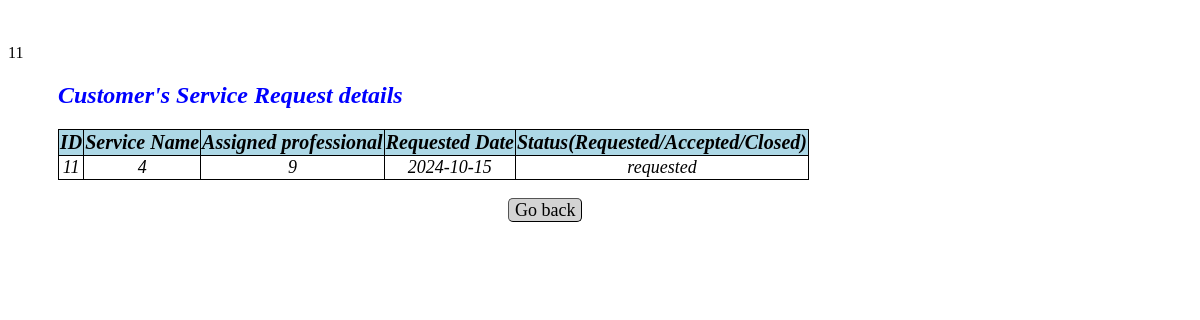
Before: /viewcustomerservicerequests/11 (signed in) with the older database file.
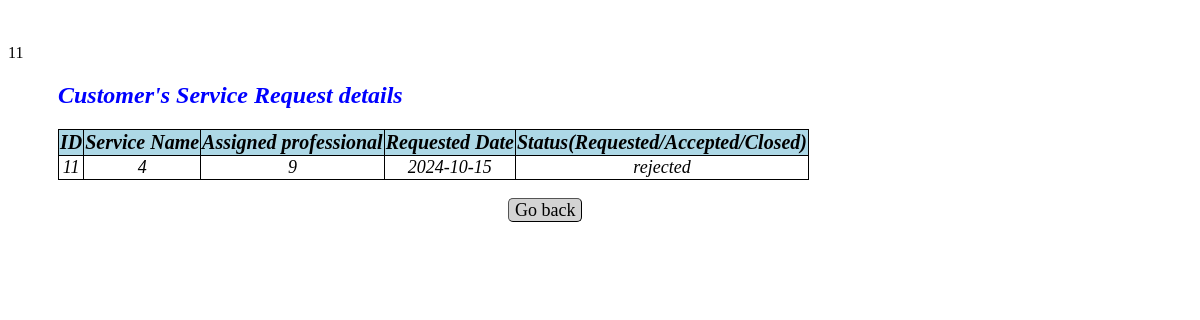
After: the same page with the newer database file.
### app.py (models this page shows)
class Customer_Service_Request(db.Model):
    __tablename__="customer_service_request"
    id=db.Column(db.Integer,primary_key=True)
    service_id=db.Column(db.Integer,db.ForeignKey(Service_Info.id),nullable=False)
    customer_id=db.Column(db.Integer,db.ForeignKey(User_Info.id),nullable=False)
    professional_id=db.Column(db.Integer,db.ForeignKey(User_Info.id),nullable=False)
    date_of_request=db.Column(db.String,nullable=False)
    date_of_completion=db.Column(db.String,nullable=False)
    service_status=db.Column(db.String,nullable=False)
    remarks=db.Column(db.String)
    location=db.Column(db.String,nullable=False)
    ratings=db.Column(db.String,nullable=False)

### app.py (the view)
@app.route("/viewcustomerservicerequests/<int:id>", methods=["GET"])
def customer_service_requests(id):
    service = Customer_Service_Request.query.filter_by(id=id).first()
    return render_template("view_customerservicerequests.html",service=service)

### templates/view_customerservicerequests.html (shortened to what this page needs)
<!DOCTYPE html>
<html lang="en">
<head>
</head>
<body>
    <br><br>
    {{service.id}}
    <h2>Customer's Service Request details</h2>
    <table id="service-table">
        <thead>
            <tr>
                <th>ID</th>
                <th>Service Name</th>
                <th>Assigned professional</th>
                <th>Requested Date</th>
                <th>Status(Requested/Accepted/Closed)</th>
            </tr>
        <tbody>
            <tr>
                <td>{{service["id"]}}</td>
                <td>{{service["service_id"]}}</td>
                <td>{{service["professional_id"]}}</td>
                <td>{{service["date_of_request"]}}</td>
                <td>{{service["service_status"]}}</td>
            </tr>
        </tbody>
        </thead>
    </table>
    <a class="button" href="/admindashboard">Go back</a>
</body>
</html>

Changed rows visible on the page:
changed Customer_Service_Request id 11: service_status "requested" → "rejected"
